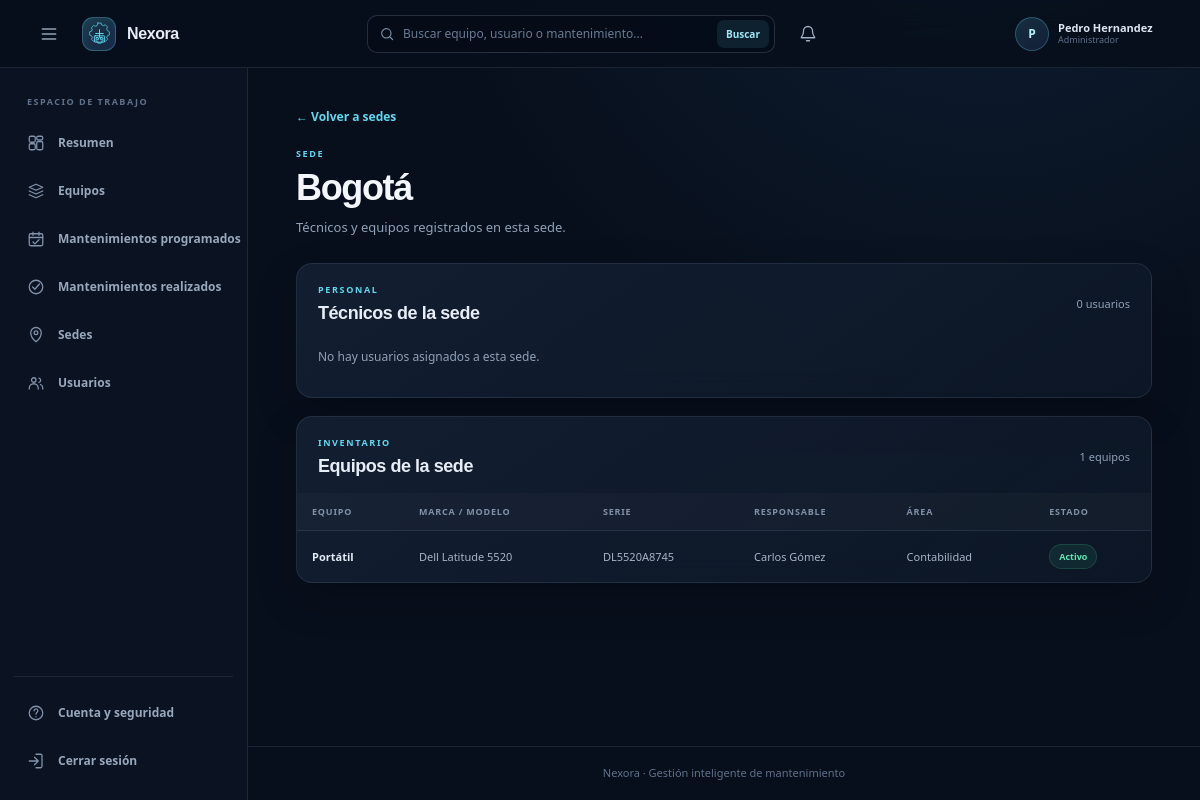
The page /locations/1 (signed in) on the database its author committed.
### tables this page shows
CREATE TABLE usuarios(
                id INTEGER PRIMARY KEY AUTOINCREMENT,
                username TEXT NOT NULL UNIQUE COLLATE NOCASE,
                password_hash TEXT NOT NULL,
                role TEXT NOT NULL CHECK(role IN ('admin', 'user')),
                is_active INTEGER NOT NULL DEFAULT 1 CHECK(is_active IN (0, 1)),
                session_version INTEGER NOT NULL DEFAULT 0
            , display_name TEXT NOT NULL DEFAULT '', sede_id INTEGER REFERENCES sedes(id));

CREATE TABLE sedes(
                id INTEGER PRIMARY KEY AUTOINCREMENT,
                nombre TEXT NOT NULL UNIQUE COLLATE NOCASE,
                fecha_creacion TEXT
            );

CREATE TABLE equipos(
                id INTEGER PRIMARY KEY AUTOINCREMENT,
                nombre TEXT NOT NULL,
                marca TEXT,
                modelo TEXT,
                serial TEXT UNIQUE,
                usuario TEXT,
                area TEXT,
                fecha_registro TEXT,
                estado TEXT
            , sede_id INTEGER);

### web.py (the view)
    @app.get("/locations/<int:location_id>")
    @admin_required
    def location_detail(location_id):
        locations = mantenimiento.list_locations(app.config["DATABASE_PATH"])
        location = next(
            (item for item in locations if item["id"] == location_id),
            None,
        )
        if location is None:
            abort(404)
        equipment = [
            item
            for item in mantenimiento.list_equipment(app.config["DATABASE_PATH"])
            if item["sede_id"] == location_id
        ]
        with _user_database(app.config["DATABASE_PATH"]) as connection:
            users = connection.execute(
                """
                SELECT id, username, display_name, role, is_active
                FROM usuarios
                WHERE sede_id = ?
                ORDER BY display_name COLLATE NOCASE, username COLLATE NOCASE
                """,
                (location_id,),
            ).fetchall()
        return render_template(
            "location_detail.html",
            location=location,
            users=users,
            equipment=equipment,
        )

### mantenimiento.py (called while the page is built)
def _connect(database_path=None):
    path = Path(database_path) if database_path else get_database_path()
    path.parent.mkdir(parents=True, exist_ok=True)
    connection = sqlite3.connect(path)
    connection.row_factory = sqlite3.Row
    connection.execute("PRAGMA foreign_keys = ON")
    return connection

@contextmanager
def _database(database_path=None):
    connection = _connect(database_path)
    try:
        with connection:
            yield connection
    finally:
        connection.close()

def list_equipment(database_path=None):
    initialize_database(database_path)
    with _database(database_path) as connection:
        return connection.execute(
            """
            SELECT equipos.*, sedes.nombre AS sede_nombre
            FROM equipos
            LEFT JOIN sedes ON sedes.id = equipos.sede_id
            ORDER BY equipos.nombre COLLATE NOCASE, equipos.id
            """
        ).fetchall()

def list_locations(database_path=None):
    initialize_database(database_path)
    with _database(database_path) as connection:
        return connection.execute(
            """
            SELECT sedes.*,
                   COUNT(equipos.id) AS equipment_count
            FROM sedes
            LEFT JOIN equipos ON equipos.sede_id = sedes.id
            GROUP BY sedes.id
            ORDER BY sedes.nombre COLLATE NOCASE
            """
        ).fetchall()

### web.py (called while the page is built)
@contextmanager
def _user_database(database_path):
    connection = sqlite3.connect(database_path)
    connection.row_factory = sqlite3.Row
    connection.execute("PRAGMA foreign_keys = ON")
    try:
        with connection:
            yield connection
    finally:
        connection.close()

### templates/location_detail.html (shortened to what this page needs)
{% extends "base.html" %}
{% block content %}
<a class="back-link" href="{{ url_for('locations') }}">← Volver a sedes</a>
<section class="page-heading">
  <div>
    <div class="eyebrow">SEDE</div>
    <h1>{{ location.nombre }}</h1>
    <p class="muted">Técnicos y equipos registrados en esta sede.</p>
  </div>
</section>
<section class="panel">
  <div class="section-heading">
    <div><div class="eyebrow">PERSONAL</div><h2>Técnicos de la sede</h2></div>
    <span class="count">{{ users|length }} usuarios</span>
  </div>
  {% if users %}
  <div class="user-list">
    {% for user in users %}
    <article class="user-card">
      <div class="user-card-heading">
        <div>
          <h3>{{ user.display_name }}</h3>
          <span class="muted">@{{ user.username }}</span>
          <span class="badge {% if user.is_active %}badge-green{% else %}badge-red{% endif %}">
            {{ "Activa" if user.is_active else "Desactivada" }}
          </span>
          <span class="badge {% if user.role == 'admin' %}badge-admin{% else %}badge-neutral{% endif %}">
            {{ "Administrador" if user.role == "admin" else "Usuario" }}
          </span>
        </div>
      </div>
    </article>
    {% endfor %}
  </div>
  {% else %}
  <p class="empty-inline">No hay usuarios asignados a esta sede.</p>
  {% endif %}
</section>
<section class="panel">
  <div class="section-heading">
    <div><div class="eyebrow">INVENTARIO</div><h2>Equipos de la sede</h2></div>
    <span class="count">{{ equipment|length }} equipos</span>
  </div>
  {% if equipment %}
  <div class="table-scroll">
    <table>
      <thead><tr><th>Equipo</th><th>Marca / modelo</th><th>Serie</th><th>Responsable</th><th>Área</th><th>Estado</th></tr></thead>
      <tbody>
        {% for item in equipment %}
        <tr>
          <td class="strong">{{ item.nombre }}</td>
          <td>{{ item.marca or "—" }} {{ item.modelo or "" }}</td>
          <td>{{ item.serial or "—" }}</td>
          <td>{{ item.usuario or "—" }}</td>
          <td>{{ item.area or "—" }}</td>
          <td><span class="badge {% if (item.estado or 'Activo')|lower == 'activo' %}badge-green{% else %}badge-red{% endif %}">{{ item.estado or "Activo" }}</span></td>
        </tr>
        {% endfor %}
      </tbody>
    </table>
  </div>
  {% else %}
  <p class="empty-inline">No hay equipos asignados a esta sede.</p>
  {% endif %}
</section>
{% endblock %}

### templates/base.html (shortened to what this page needs)
<!doctype html>
<html lang="es">
<head>
  <link rel="stylesheet" href="{{ url_for('static', filename='theme.css') }}">
</head>
<body class="{% if current_user %}has-sidebar{% endif %}">
  <header class="topbar">
    {% if current_user %}
      <button class="sidebar-toggle" type="button" aria-controls="app-sidebar" aria-expanded="true" aria-label="Contraer menú" data-sidebar-toggle>
        <svg viewBox="0 0 24 24" aria-hidden="true"><path d="M4 6h16M4 12h16M4 18h16"/></svg>
      </button>
    {% endif %}
    <a class="brand" href="{{ url_for('dashboard') if current_user else url_for('login') }}">
      <span class="brand-mark" aria-hidden="true">
      </span>
      <span>Nexora</span>
    </a>
    {% if current_user %}
      <form class="topbar-search" method="get" action="{{ url_for('search') }}" role="search">
        <svg viewBox="0 0 24 24" aria-hidden="true"><circle cx="11" cy="11" r="7"/><path d="m16.5 16.5 4 4"/></svg>
        <input type="search" name="q" value="{{ query if query is defined else '' }}" placeholder="Buscar equipo, usuario o mantenimiento..." aria-label="Buscar equipo, usuario o mantenimiento">
        <button type="submit">Buscar</button>
      </form>
      <div class="notification-menu">
        <button class="notification-button" type="button" aria-label="{{ notifications|length }} notificaciones" aria-expanded="false" data-notification-toggle>
          <svg viewBox="0 0 24 24" aria-hidden="true"><path d="M18 8a6 6 0 0 0-12 0c0 7-3 7-3 9h18c0-2-3-2-3-9Z"/><path d="M10 21h4"/></svg>
        </button>
      </div>
      <span class="topbar-user">
        <span class="profile-avatar" aria-hidden="true">{{ (current_user['display_name'] or current_user['username'])[0]|upper }}</span>
        <span class="profile-copy">
          <strong>{{ current_user['display_name'] or current_user['username'] }}</strong>
          <small>{% if current_user['role'] == 'admin' %}Administrador{% else %}Usuario{% endif %}</small>
        </span>
      </span>
    {% endif %}
  </header>
  {% if current_user %}
    <aside class="sidebar" id="app-sidebar" aria-label="Navegación principal">
      <div class="sidebar-caption">ESPACIO DE TRABAJO</div>
      <nav class="sidebar-nav">
        <a class="sidebar-link {% if request.endpoint == 'dashboard' %}is-active{% endif %}" href="{{ url_for('dashboard') }}">
          <svg viewBox="0 0 24 24" aria-hidden="true"><rect x="3" y="3" width="8" height="8" rx="2"/><rect x="13" y="3" width="8" height="5" rx="2"/><rect x="13" y="10" width="8" height="11" rx="2"/><rect x="3" y="13" width="8" height="8" rx="2"/></svg><span>Resumen</span>
        </a>
        <a class="sidebar-link {% if request.endpoint == 'equipment_list' %}is-active{% endif %}" href="{{ url_for('equipment_list') }}">
          <svg viewBox="0 0 24 24" aria-hidden="true"><path d="m3 7 9-4 9 4-9 4-9-4Z"/><path d="M3 12l9 4 9-4M3 17l9 4 9-4"/></svg><span>Equipos</span>
        </a>
        <a class="sidebar-link {% if request.endpoint == 'scheduled_maintenances' %}is-active{% endif %}" href="{{ url_for('scheduled_maintenances') }}">
          <svg viewBox="0 0 24 24" aria-hidden="true"><rect x="3" y="5" width="18" height="16" rx="2"/><path d="M8 3v4M16 3v4M3 10h18"/><path d="m8 16 2.5 2.5L16 13"/></svg><span>Mantenimientos programados</span>
        </a>
        <a class="sidebar-link {% if request.endpoint == 'completed_maintenances' %}is-active{% endif %}" href="{{ url_for('completed_maintenances') }}">
          <svg viewBox="0 0 24 24" aria-hidden="true"><circle cx="12" cy="12" r="9"/><path d="m7.5 12 3 3 6-7"/></svg><span>Mantenimientos realizados</span>
        </a>
        {% if current_user['role'] == 'admin' %}
          <a class="sidebar-link {% if request.endpoint == 'locations' %}is-active{% endif %}" href="{{ url_for('locations') }}">
            <svg viewBox="0 0 24 24" aria-hidden="true"><path d="M12 21s7-5.2 7-12a7 7 0 1 0-14 0c0 6.8 7 12 7 12Z"/><circle cx="12" cy="9" r="2.5"/></svg><span>Sedes</span>
          </a>
        {% endif %}
        {% if current_user['role'] == 'admin' %}
          <a class="sidebar-link {% if request.endpoint == 'users' %}is-active{% endif %}" href="{{ url_for('users') }}">
            <svg viewBox="0 0 24 24" aria-hidden="true"><circle cx="9" cy="8" r="3"/><path d="M3 20v-1a6 6 0 0 1 12 0v1M16 5.5a3 3 0 0 1 0 5.8M18 14a5 5 0 0 1 3 4.5V20"/></svg><span>Usuarios</span>
          </a>
        {% endif %}
      </nav>
      <div class="sidebar-bottom">
        <a class="sidebar-link {% if request.endpoint == 'change_own_password' %}is-active{% endif %}" href="{{ url_for('change_own_password') }}">
          <svg viewBox="0 0 24 24" aria-hidden="true"><circle cx="12" cy="12" r="9"/><path d="M9.5 9a2.5 2.5 0 1 1 4.2 1.8c-1.1 1-1.7 1.3-1.7 2.7M12 17h.01"/></svg><span>Cuenta y seguridad</span>
        </a>
        <form method="post" action="{{ url_for('logout') }}">
          <button class="sidebar-link sidebar-logout" type="submit">
            <svg viewBox="0 0 24 24" aria-hidden="true"><path d="M10 17l5-5-5-5M15 12H3"/><path d="M12 3h6a2 2 0 0 1 2 2v14a2 2 0 0 1-2 2h-6"/></svg><span>Cerrar sesión</span>
          </button>
        </form>
      </div>
    </aside>
  {% endif %}
  <main class="page">
    {% block content %}{% endblock %}
  </main>
  <footer class="footer">Nexora · Gestión inteligente de mantenimiento</footer>
</body>
</html>

### rows shown on the page
usuarios: display_name "P", display_name "Pedro Hernandez"
sedes: nombre "Bogotá"
equipos: nombre "Portátil", marca "Dell", modelo "Latitude 5520", serial "DL5520A8745", usuario "Carlos Gómez", area "Contabilidad", estado "Activo"

### other values the page prints
{{ users|length }} "0"
{{ equipment|length }} "1"
